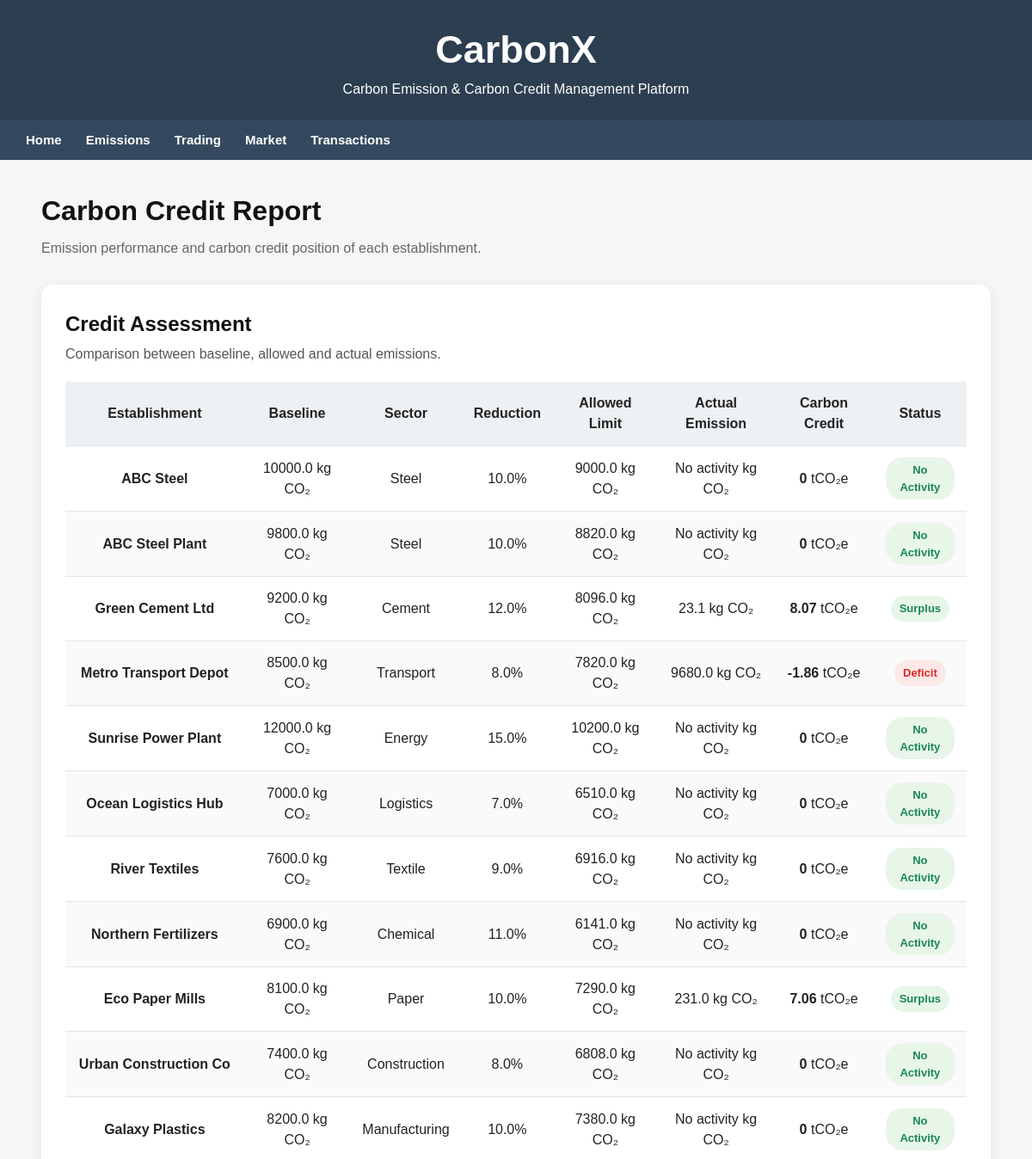
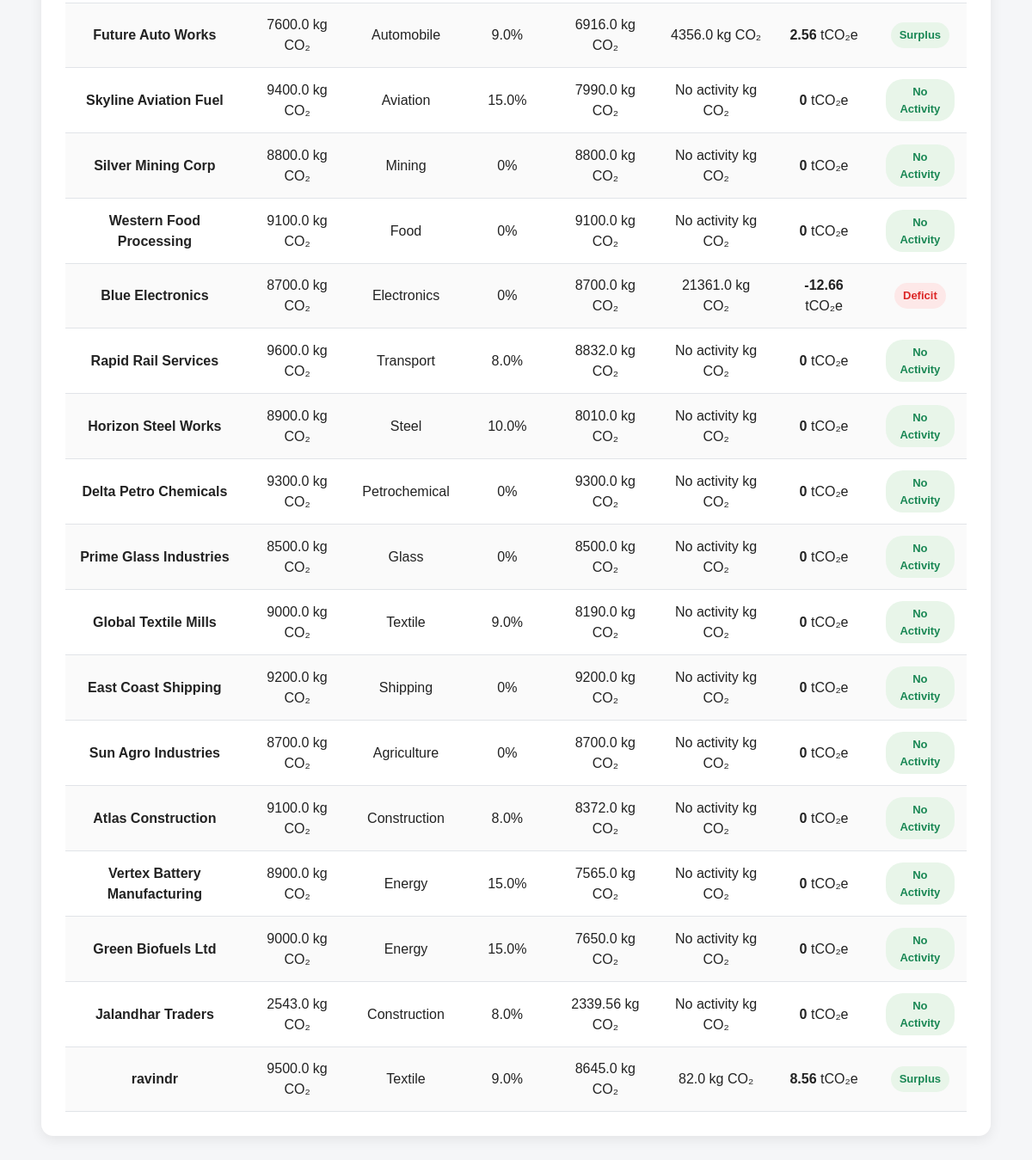
Screenshot of /report with the database file from the repository (2 pictures, top to bottom).
### tables this page shows
CREATE TABLE Establishment (    est_id INTEGER PRIMARY KEY AUTOINCREMENT,    est_name TEXT NOT NULL,    est_type TEXT,    location TEXT);

### app.py (the view)
@app.route("/report")
def report():
    with sqlite3.connect("cc.db") as conn:
        conn.row_factory = sqlite3.Row
    rows = conn.execute("SELECT * FROM Carbon_Report_View").fetchall()
    data = []
    for r in rows:
        if r["activity_count"] == 0:
            credit = 0
            actual = "No activity"
            status = "No Activity"
        else:
            credit = r["carbon_credit"] if r["carbon_credit"] is not None else 0
            actual = r["actual_emission"]
            if credit > 0:
                status = "Surplus"
            elif credit < 0:
                status = "Deficit"
            else:
                status = "Neutral"
        data.append({
          "name": r["est_name"],
          "sector": r["sector"],
          "reduction": r["reduction_percent"] or 0,
          "baseline": r["baseline_emission_kg"],
          "allowed": r["allowed_limit"],
          "actual": actual,
          "credit": round(credit,2),
          "status": status
         })
    return render_template("report.html", rows=data)

### templates/report.html (shortened to what this page needs)
{% extends "base.html" %}
{% block content %}
<div class="page-header">
    <h1>Carbon Credit Report</h1>
    <p>Emission performance and carbon credit position of each establishment.</p>
</div>
<div class="data-card">
    <div class="card-header">
        <div>
            <h2>Credit Assessment</h2>
            <p>Comparison between baseline, allowed and actual emissions.</p>
        </div>
    </div>
    {% if rows %}
    <div class="table-container">
        <table>
            <thead>
                <tr>
                    <th>Establishment</th>
                    <th>Baseline</th>
                    <th>Sector</th>
                    <th>Reduction</th>
                    <th>Allowed Limit</th>
                    <th>Actual Emission</th>
                    <th>Carbon Credit</th>
                    <th>Status</th>
                </tr>
            </thead>
            <tbody>
                {% for r in rows %}
                <tr>
                    <td>
                        <strong>{{ r.name }}</strong>
                    </td>
                    <td>
                        {{ r.baseline }} kg CO₂
                    </td>
                    <td>
                        {{ r.sector }}
                    </td>
                    <td>
                        {{ r.reduction }}%
                    </td>
                    <td>
                        {{ r.allowed }} kg CO₂
                    </td>
                    <td>
                        {{ r.actual }} kg CO₂
                    </td>
                    <td>
                        <strong>{{ r.credit }}</strong> tCO₂e
                    </td>
                    <td>
                        <span class="status-badge {{ 'deficit' if r.status == 'Deficit' else 'surplus' }}">
                            {{ r.status }}
                        </span>
                    </td>
                </tr>
                {% endfor %}
            </tbody>
        </table>
    </div>
    {% endif %}
</div>
{% endblock %}

### static/style.css (style rules this page uses)
* { box-sizing: border-box; }
body { margin: 0; font-family: Arial, sans-serif; background: #f5f6f8; color: #222; line-height: 1.5; }
h1, h2, h3 { color: #111; }
h1, h2 { margin-top: 0; }
p { color: #555; }
table { width: 100%; border-collapse: collapse; background: #fff; }
table th, table td { border-bottom: 1px solid #e1e4e8; padding: 13px 14px; text-align: center; }
table th { background: #eef1f3; font-weight: 700; }
table tr:nth-child(even) { background: #fafafa; }
.table-container { width: 100%; overflow-x: auto; }
.page-header { margin-bottom: 30px; }
.page-header h1 { margin-bottom: 8px; }
.page-header p, .section-subtitle { color: #666; margin-top: 0; }
.trade-card, .data-card { background: #fff; padding: 28px; border-radius: 14px; box-shadow: 0 4px 15px rgba(0, 0, 0, 0.08); }
.trade-card h2, .data-card h2 { margin-top: 0; }
.data-card { margin-bottom: 30px; }
.card-header { display: flex; justify-content: space-between; align-items: center; gap: 20px; margin-bottom: 20px; }
.card-header h2 { margin-bottom: 5px; }
.card-header p { margin: 0; }
.status-badge { display: inline-block; padding: 5px 10px; border-radius: 20px; background: #e8f5e9; color: #188038; font-weight: 700; font-size: 13px; }
.status-badge.surplus { background: #e8f5e9; color: #198754; }
.status-badge.deficit { background: #fde8e8; color: #dc2626; }

### rows the page displays
Establishment: name "ABC Steel", baseline "10000.0", sector "Steel", reduction "10.0", allowed "9000.0", actual "No activity", credit "0", status "No Activity"
Establishment: name "ABC Steel Plant", baseline "9800.0", sector "Steel", reduction "10.0", allowed "8820.0", actual "No activity", credit "0", status "No Activity"
Establishment: name "Green Cement Ltd", baseline "9200.0", sector "Cement", reduction "12.0", allowed "8096.0", actual "23.1", credit "8.07", status "Surplus"
Establishment: name "Metro Transport Depot", baseline "8500.0", sector "Transport", reduction "8.0", allowed "7820.0", actual "9680.0", credit "-1.86", status "Deficit"
Establishment: name "Sunrise Power Plant", baseline "12000.0", sector "Energy", reduction "15.0", allowed "10200.0", actual "No activity", credit "0", status "No Activity"
Establishment: name "Ocean Logistics Hub", baseline "7000.0", sector "Logistics", reduction "7.0", allowed "6510.0", actual "No activity", credit "0", status "No Activity"
Establishment: name "River Textiles", baseline "7600.0", sector "Textile", reduction "9.0", allowed "6916.0", actual "No activity", credit "0", status "No Activity"
Establishment: name "Northern Fertilizers", baseline "6900.0", sector "Chemical", reduction "11.0", allowed "6141.0", actual "No activity", credit "0", status "No Activity"
Establishment: name "Eco Paper Mills", baseline "8100.0", sector "Paper", reduction "10.0", allowed "7290.0", actual "231.0", credit "7.06", status "Surplus"
Establishment: name "Urban Construction Co", baseline "7400.0", sector "Construction", reduction "8.0", allowed "6808.0", actual "No activity", credit "0", status "No Activity"
Establishment: name "Galaxy Plastics", baseline "8200.0", sector "Manufacturing", reduction "10.0", allowed "7380.0", actual "No activity", credit "0", status "No Activity"
Establishment: name "Future Auto Works", baseline "7600.0", sector "Automobile", reduction "9.0", allowed "6916.0", actual "4356.0", credit "2.56", status "Surplus"
Establishment: name "Skyline Aviation Fuel", baseline "9400.0", sector "Aviation", reduction "15.0", allowed "7990.0", actual "No activity", credit "0", status "No Activity"
Establishment: name "Silver Mining Corp", baseline "8800.0", sector "Mining", reduction "0", allowed "8800.0", actual "No activity", credit "0", status "No Activity"
Establishment: name "Western Food Processing", baseline "9100.0", sector "Food", reduction "0", allowed "9100.0", actual "No activity", credit "0", status "No Activity"
Establishment: name "Blue Electronics", baseline "8700.0", sector "Electronics", reduction "0", allowed "8700.0", actual "21361.0", credit "-12.66", status "Deficit"
Establishment: name "Rapid Rail Services", baseline "9600.0", sector "Transport", reduction "8.0", allowed "8832.0", actual "No activity", credit "0", status "No Activity"
Establishment: name "Horizon Steel Works", baseline "8900.0", sector "Steel", reduction "10.0", allowed "8010.0", actual "No activity", credit "0", status "No Activity"
Establishment: name "Delta Petro Chemicals", baseline "9300.0", sector "Petrochemical", reduction "0", allowed "9300.0", actual "No activity", credit "0", status "No Activity"
Establishment: name "Prime Glass Industries", baseline "8500.0", sector "Glass", reduction "0", allowed "8500.0", actual "No activity", credit "0", status "No Activity"
Establishment: name "Global Textile Mills", baseline "9000.0", sector "Textile", reduction "9.0", allowed "8190.0", actual "No activity", credit "0", status "No Activity"
Establishment: name "East Coast Shipping", baseline "9200.0", sector "Shipping", reduction "0", allowed "9200.0", actual "No activity", credit "0", status "No Activity"
Establishment: name "Sun Agro Industries", baseline "8700.0", sector "Agriculture", reduction "0", allowed "8700.0", actual "No activity", credit "0", status "No Activity"
Establishment: name "Atlas Construction", baseline "9100.0", sector "Construction", reduction "8.0", allowed "8372.0", actual "No activity", credit "0", status "No Activity"
Establishment: name "Vertex Battery Manufacturing", baseline "8900.0", sector "Energy", reduction "15.0", allowed "7565.0", actual "No activity", credit "0", status "No Activity"
Establishment: name "Green Biofuels Ltd", baseline "9000.0", sector "Energy", reduction "15.0", allowed "7650.0", actual "No activity", credit "0", status "No Activity"
Establishment: name "Jalandhar Traders", baseline "2543.0", sector "Construction", reduction "8.0", allowed "2339.56", actual "No activity", credit "0", status "No Activity"
Establishment: name "ravindr", baseline "9500.0", sector "Textile", reduction "9.0", allowed "8645.0", actual "82.0", credit "8.56", status "Surplus"
